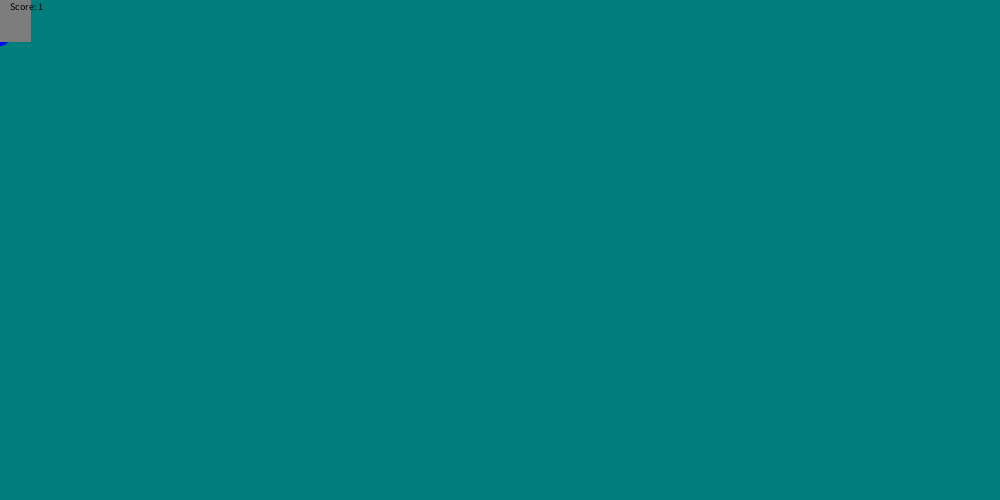
Frame 1 (no input)
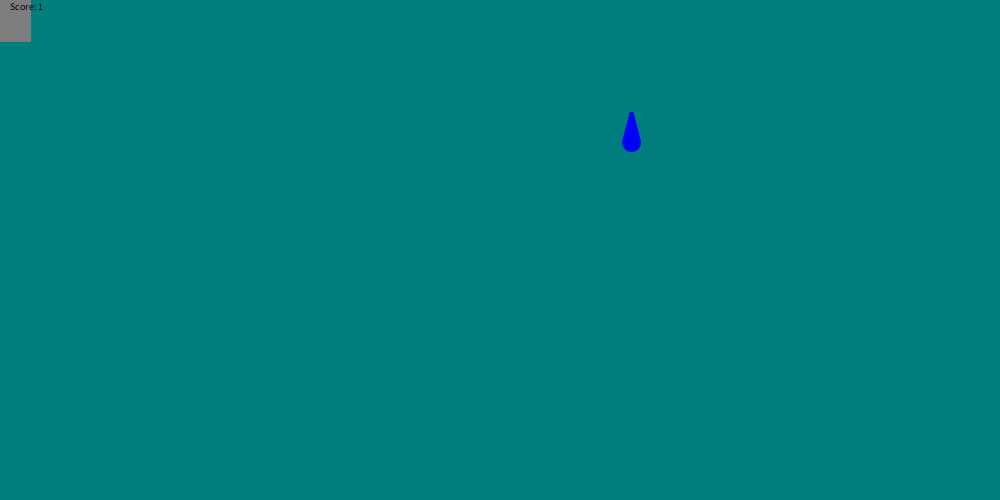
Frame 60 (the mouse pressed at the canvas centre just before this capture)
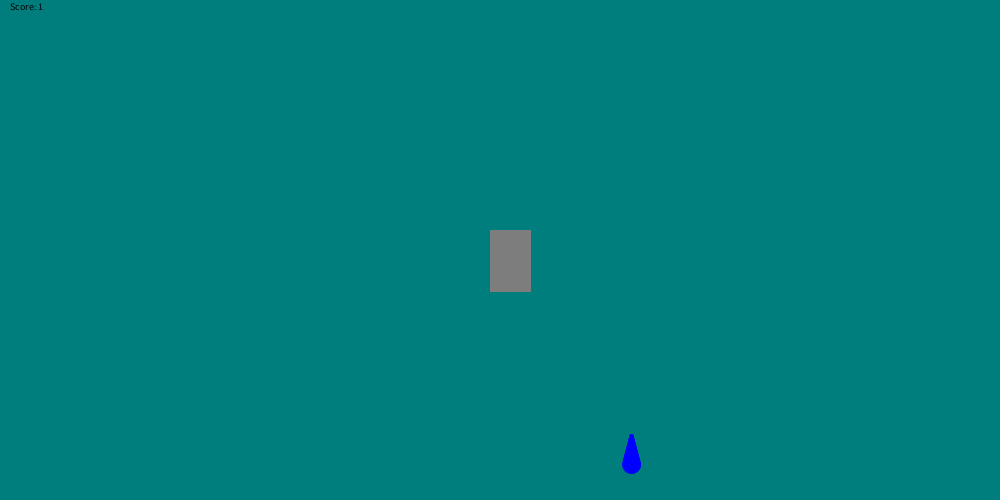
Frame 120 (the mouse held since frame 60 and released just before this capture)

The Processing sketch that drew these frames (run headless with seeded random() and noise(); from frame 60 on, the mouse is pressed at the canvas centre):

// Processing sketch: rainGame
// ── rainGame.pde
float bucketX = 0;
float bucketY = 0;
float raindropY = 0;
float raindropX = 0;
float raindropYVelocity = 0;
float gravity = 0.05;
int score = 0;
void setup(){
  
  size(1000 , 500);
  
}

void draw(){

   background(0, 125, 125);
     raindropYVelocity += gravity;
  raindropY += raindropYVelocity;
  drawRaindrop(raindropX, raindropY, 10);
  if (raindropY >= 500) {
    raindropX = random(50, 950);
    raindropY = 0;
    raindropYVelocity = 0;
  }
   drawBucket();
    if (sqrt(pow(bucketX - raindropX, 2) + pow(bucketY - raindropY, 2)) < 30) {
    raindropX = random(50, 950);
    raindropY = 0;
    raindropYVelocity = 0;
    score++;
    gravity = 0.05 + score * 0.01;
  }

  fill(0, 0, 0);
  textSize(10);
  text("Score: " + score, 10, 10);
} 
void checkCatch(int x){
         if (x > mouseX && x < mouseX+100)
            score++;
         else if (score > 0) 
            score--;
        println("Your score is now: " + score);
}
void drawRaindrop(float x, float y, float size) {
    stroke(0, 0, 255);
    fill(0, 0, 255);
    for (float i = 2; i < size; i++ ) {
      ellipse(x,y + i*4,i*2,i*2);
    }
}
void drawBucket(){
   bucketX = mouseX;
  bucketY = mouseY;
  stroke(125, 125, 125);
  fill(125, 125, 125);
  rect(bucketX - 10, bucketY - 20, 40 , 61);
}
